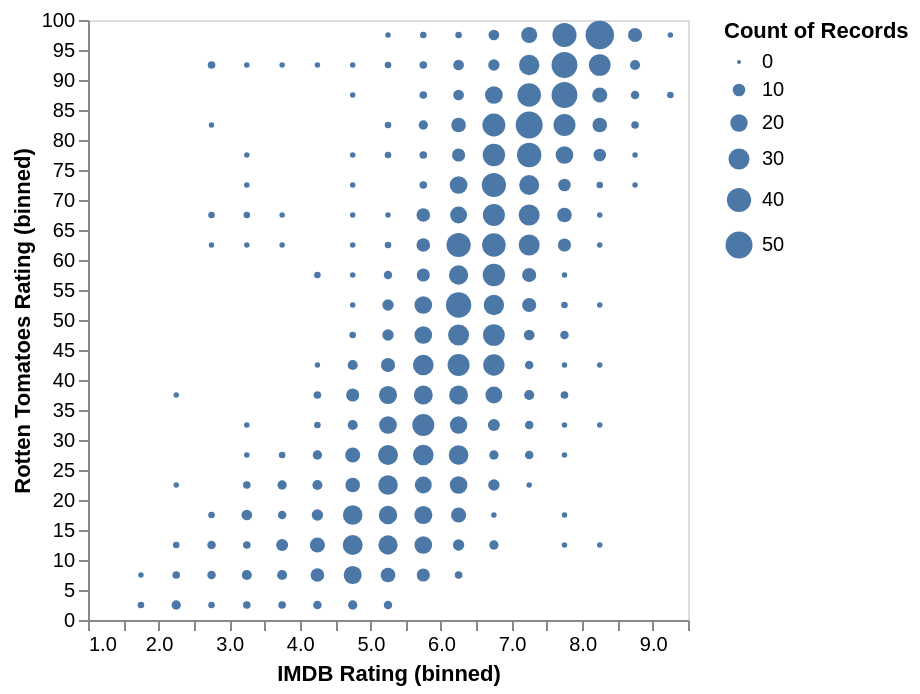

The specification (Vega-Lite) saved for this image:
### Vega-Lite specification from a JSON file in a GitHub repository (floating-point values rounded to 4 significant figures; data arrays with more than 128 entries replaced by an {"elided": "..."} marker saying what was removed)
{"$schema": "https://vega.github.io/schema/vega-lite/v4.json", "data": {"values": {"elided": "3201 records"}}, "mark": "circle", "encoding": {"x": {"bin": {"maxbins": 20}, "field": "IMDB Rating"}, "y": {"bin": {"maxbins": 20}, "field": "Rotten Tomatoes Rating"}, "size": {"aggregate": "count"}}}
